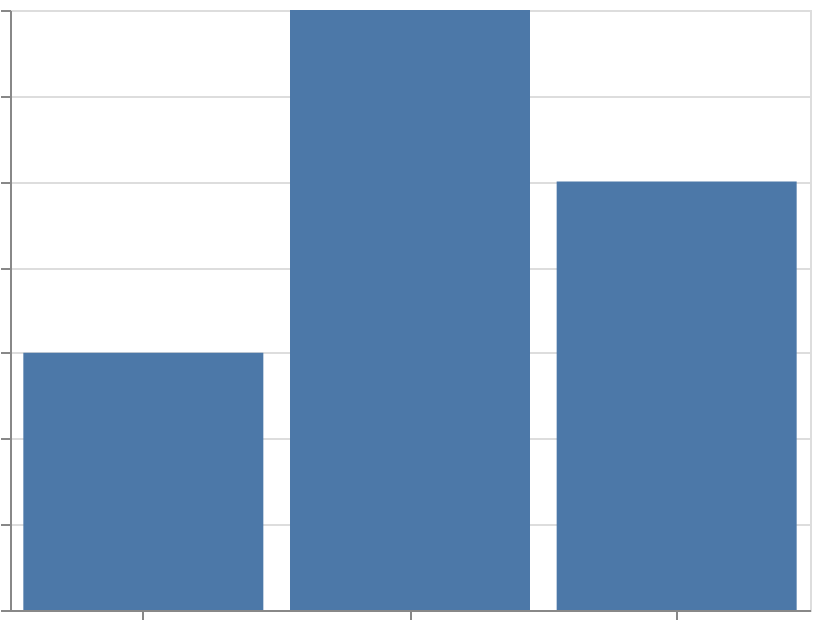

Write the Vega-Lite specification saved for this chart.
### Vega-Lite specification from a JSON file in a GitHub repository (floating-point values rounded to 4 significant figures)
{"$schema": "https://vega.github.io/schema/vega-lite/v6.json", "width": 400, "height": 300, "padding": 5, "autosize": "none", "data": {"name": "table", "values": [{"cat": "a", "val": 3}, {"cat": "b", "val": 7}, {"cat": "c", "val": 5}]}, "mark": "bar", "encoding": {"x": {"field": "cat", "type": "nominal"}, "y": {"field": "val", "type": "quantitative", "axis": {"title": null}}}}
